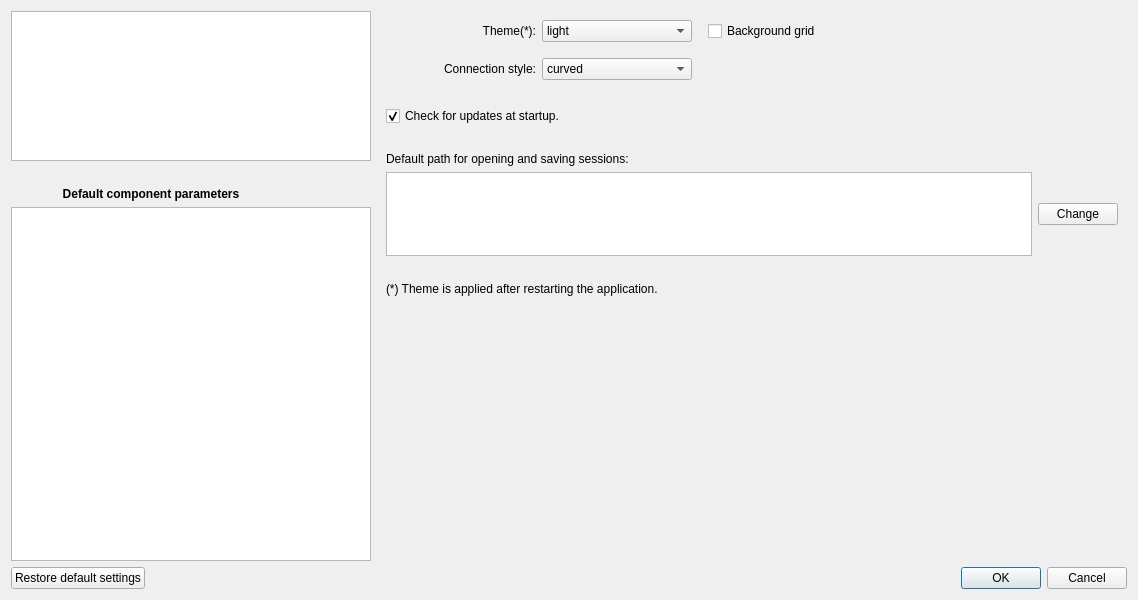
<?xml version="1.0" encoding="UTF-8"?>
<ui version="4.0">
 <class>settings_dialog</class>
 <widget class="QDialog" name="settings_dialog">
  <property name="geometry">
   <rect>
    <x>0</x>
    <y>0</y>
    <width>1138</width>
    <height>600</height>
   </rect>
  </property>
  <property name="minimumSize">
   <size>
    <width>1138</width>
    <height>600</height>
   </size>
  </property>
  <property name="maximumSize">
   <size>
    <width>1138</width>
    <height>600</height>
   </size>
  </property>
  <property name="windowTitle">
   <string>Settings and default parameters</string>
  </property>
  <layout class="QVBoxLayout" name="verticalLayout">
   <item>
    <layout class="QHBoxLayout" name="horizontalLayout_2">
     <item>
      <layout class="QVBoxLayout" name="verticalLayout_2">
       <property name="sizeConstraint">
        <enum>QLayout::SetMinimumSize</enum>
       </property>
       <item>
        <widget class="QListView" name="listView_main">
         <property name="maximumSize">
          <size>
           <width>360</width>
           <height>150</height>
          </size>
         </property>
        </widget>
       </item>
       <item>
        <spacer name="verticalSpacer">
         <property name="orientation">
          <enum>Qt::Vertical</enum>
         </property>
         <property name="sizeType">
          <enum>QSizePolicy::Fixed</enum>
         </property>
         <property name="sizeHint" stdset="0">
          <size>
           <width>20</width>
           <height>20</height>
          </size>
         </property>
        </spacer>
       </item>
       <item>
        <widget class="QLabel" name="label">
         <property name="maximumSize">
          <size>
           <width>280</width>
           <height>16777215</height>
          </size>
         </property>
         <property name="text">
          <string>&lt;html&gt;&lt;head/&gt;&lt;body&gt;&lt;p&gt;&lt;span style=&quot; font-weight:600;&quot;&gt;Default component parameters&lt;/span&gt;&lt;/p&gt;&lt;/body&gt;&lt;/html&gt;</string>
         </property>
         <property name="alignment">
          <set>Qt::AlignCenter</set>
         </property>
        </widget>
       </item>
       <item>
        <widget class="QListView" name="listView_components">
         <property name="maximumSize">
          <size>
           <width>360</width>
           <height>16777215</height>
          </size>
         </property>
        </widget>
       </item>
      </layout>
     </item>
     <item>
      <widget class="QStackedWidget" name="stackedWidget">
       <property name="currentIndex">
        <number>0</number>
       </property>
       <widget class="QWidget" name="page_general">
        <layout class="QVBoxLayout" name="verticalLayout_4">
         <item>
          <layout class="QHBoxLayout" name="horizontalLayout_3">
           <item>
            <widget class="QLabel" name="label_2">
             <property name="minimumSize">
              <size>
               <width>150</width>
               <height>0</height>
              </size>
             </property>
             <property name="maximumSize">
              <size>
               <width>100</width>
               <height>16777215</height>
              </size>
             </property>
             <property name="text">
              <string>Theme(*):</string>
             </property>
             <property name="alignment">
              <set>Qt::AlignRight|Qt::AlignTrailing|Qt::AlignVCenter</set>
             </property>
            </widget>
           </item>
           <item>
            <widget class="QComboBox" name="theme">
             <property name="minimumSize">
              <size>
               <width>150</width>
               <height>0</height>
              </size>
             </property>
             <item>
              <property name="text">
               <string>light</string>
              </property>
             </item>
             <item>
              <property name="text">
               <string>dark</string>
              </property>
             </item>
             <item>
              <property name="text">
               <string>auto</string>
              </property>
             </item>
             <item>
              <property name="text">
               <string>system</string>
              </property>
             </item>
            </widget>
           </item>
           <item>
            <spacer name="horizontalSpacer_4">
             <property name="orientation">
              <enum>Qt::Horizontal</enum>
             </property>
             <property name="sizeType">
              <enum>QSizePolicy::Fixed</enum>
             </property>
             <property name="sizeHint" stdset="0">
              <size>
               <width>10</width>
               <height>20</height>
              </size>
             </property>
            </spacer>
           </item>
           <item>
            <widget class="QCheckBox" name="grid">
             <property name="text">
              <string>Background grid</string>
             </property>
            </widget>
           </item>
           <item>
            <spacer name="horizontalSpacer_2">
             <property name="orientation">
              <enum>Qt::Horizontal</enum>
             </property>
             <property name="sizeHint" stdset="0">
              <size>
               <width>40</width>
               <height>20</height>
              </size>
             </property>
            </spacer>
           </item>
          </layout>
         </item>
         <item>
          <spacer name="verticalSpacer_4">
           <property name="orientation">
            <enum>Qt::Vertical</enum>
           </property>
           <property name="sizeType">
            <enum>QSizePolicy::Fixed</enum>
           </property>
           <property name="sizeHint" stdset="0">
            <size>
             <width>20</width>
             <height>10</height>
            </size>
           </property>
          </spacer>
         </item>
         <item>
          <layout class="QHBoxLayout" name="horizontalLayout_4">
           <item>
            <widget class="QLabel" name="label_3">
             <property name="minimumSize">
              <size>
               <width>150</width>
               <height>0</height>
              </size>
             </property>
             <property name="text">
              <string>Connection style:</string>
             </property>
             <property name="alignment">
              <set>Qt::AlignRight|Qt::AlignTrailing|Qt::AlignVCenter</set>
             </property>
            </widget>
           </item>
           <item>
            <widget class="QComboBox" name="pipe_style">
             <property name="minimumSize">
              <size>
               <width>150</width>
               <height>0</height>
              </size>
             </property>
             <item>
              <property name="text">
               <string>curved</string>
              </property>
             </item>
             <item>
              <property name="text">
               <string>straight</string>
              </property>
             </item>
             <item>
              <property name="text">
               <string>angle</string>
              </property>
             </item>
            </widget>
           </item>
           <item>
            <spacer name="horizontalSpacer_3">
             <property name="orientation">
              <enum>Qt::Horizontal</enum>
             </property>
             <property name="sizeHint" stdset="0">
              <size>
               <width>40</width>
               <height>20</height>
              </size>
             </property>
            </spacer>
           </item>
          </layout>
         </item>
         <item>
          <spacer name="verticalSpacer_7">
           <property name="orientation">
            <enum>Qt::Vertical</enum>
           </property>
           <property name="sizeType">
            <enum>QSizePolicy::Fixed</enum>
           </property>
           <property name="sizeHint" stdset="0">
            <size>
             <width>20</width>
             <height>20</height>
            </size>
           </property>
          </spacer>
         </item>
         <item>
          <widget class="QCheckBox" name="checkForUpdates">
           <property name="text">
            <string>Check for updates at startup.</string>
           </property>
           <property name="checked">
            <bool>true</bool>
           </property>
          </widget>
         </item>
         <item>
          <layout class="QVBoxLayout" name="verticalLayout_3">
           <item>
            <spacer name="verticalSpacer_6">
             <property name="orientation">
              <enum>Qt::Vertical</enum>
             </property>
             <property name="sizeType">
              <enum>QSizePolicy::Fixed</enum>
             </property>
             <property name="sizeHint" stdset="0">
              <size>
               <width>20</width>
               <height>20</height>
              </size>
             </property>
            </spacer>
           </item>
           <item>
            <widget class="QLabel" name="label_4">
             <property name="text">
              <string>Default path for opening and saving sessions:</string>
             </property>
            </widget>
           </item>
           <item>
            <layout class="QHBoxLayout" name="horizontalLayout_5">
             <item>
              <widget class="QPlainTextEdit" name="default_path">
               <property name="maximumSize">
                <size>
                 <width>16777215</width>
                 <height>100</height>
                </size>
               </property>
               <property name="readOnly">
                <bool>true</bool>
               </property>
              </widget>
             </item>
             <item>
              <widget class="QPushButton" name="btn_change_default_path">
               <property name="text">
                <string>Change</string>
               </property>
              </widget>
             </item>
            </layout>
           </item>
           <item>
            <spacer name="verticalSpacer_5">
             <property name="orientation">
              <enum>Qt::Vertical</enum>
             </property>
             <property name="sizeType">
              <enum>QSizePolicy::Fixed</enum>
             </property>
             <property name="sizeHint" stdset="0">
              <size>
               <width>20</width>
               <height>20</height>
              </size>
             </property>
            </spacer>
           </item>
           <item>
            <widget class="QLabel" name="label_5">
             <property name="text">
              <string>(*) Theme is applied after restarting the application.</string>
             </property>
            </widget>
           </item>
           <item>
            <spacer name="verticalSpacer_3">
             <property name="orientation">
              <enum>Qt::Vertical</enum>
             </property>
             <property name="sizeType">
              <enum>QSizePolicy::Expanding</enum>
             </property>
             <property name="sizeHint" stdset="0">
              <size>
               <width>20</width>
               <height>20</height>
              </size>
             </property>
            </spacer>
           </item>
          </layout>
         </item>
         <item>
          <spacer name="verticalSpacer_2">
           <property name="orientation">
            <enum>Qt::Vertical</enum>
           </property>
           <property name="sizeHint" stdset="0">
            <size>
             <width>20</width>
             <height>283</height>
            </size>
           </property>
          </spacer>
         </item>
        </layout>
       </widget>
       <widget class="QWidget" name="page_network"/>
       <widget class="QWidget" name="page_pf"/>
       <widget class="QWidget" name="page_bus"/>
       <widget class="QWidget" name="page_line"/>
       <widget class="QWidget" name="page_stdline"/>
       <widget class="QWidget" name="page_dcline"/>
       <widget class="QWidget" name="page_impedance"/>
       <widget class="QWidget" name="page_trafo"/>
       <widget class="QWidget" name="page_stdtrafo"/>
       <widget class="QWidget" name="page_trafo3w"/>
       <widget class="QWidget" name="page_stdtrafo3w"/>
       <widget class="QWidget" name="page_gen"/>
       <widget class="QWidget" name="page_sgen"/>
       <widget class="QWidget" name="page_asymmetric_sgen"/>
       <widget class="QWidget" name="page_ext_grid"/>
       <widget class="QWidget" name="page_load"/>
       <widget class="QWidget" name="page_asymmetric_load"/>
       <widget class="QWidget" name="page_shunt"/>
       <widget class="QWidget" name="page_motor"/>
       <widget class="QWidget" name="page_ward"/>
       <widget class="QWidget" name="page_xward"/>
       <widget class="QWidget" name="page_storage"/>
       <widget class="QWidget" name="page_svc"/>
       <widget class="QWidget" name="page_tcsc"/>
       <widget class="QWidget" name="page_ssc"/>
       <widget class="QWidget" name="page_switch"/>
      </widget>
     </item>
    </layout>
   </item>
   <item>
    <layout class="QHBoxLayout" name="horizontalLayout">
     <item>
      <widget class="QPushButton" name="restore_settings">
       <property name="text">
        <string>Restore default settings</string>
       </property>
      </widget>
     </item>
     <item>
      <spacer name="horizontalSpacer">
       <property name="orientation">
        <enum>Qt::Horizontal</enum>
       </property>
       <property name="sizeHint" stdset="0">
        <size>
         <width>40</width>
         <height>20</height>
        </size>
       </property>
      </spacer>
     </item>
     <item>
      <widget class="QDialogButtonBox" name="buttonBox">
       <property name="orientation">
        <enum>Qt::Horizontal</enum>
       </property>
       <property name="standardButtons">
        <set>QDialogButtonBox::Cancel|QDialogButtonBox::Ok</set>
       </property>
      </widget>
     </item>
    </layout>
   </item>
  </layout>
 </widget>
 <resources/>
 <connections>
  <connection>
   <sender>buttonBox</sender>
   <signal>accepted()</signal>
   <receiver>settings_dialog</receiver>
   <slot>accept()</slot>
   <hints>
    <hint type="sourcelabel">
     <x>733</x>
     <y>714</y>
    </hint>
    <hint type="destinationlabel">
     <x>157</x>
     <y>274</y>
    </hint>
   </hints>
  </connection>
  <connection>
   <sender>buttonBox</sender>
   <signal>rejected()</signal>
   <receiver>settings_dialog</receiver>
   <slot>reject()</slot>
   <hints>
    <hint type="sourcelabel">
     <x>801</x>
     <y>720</y>
    </hint>
    <hint type="destinationlabel">
     <x>286</x>
     <y>274</y>
    </hint>
   </hints>
  </connection>
 </connections>
</ui>
